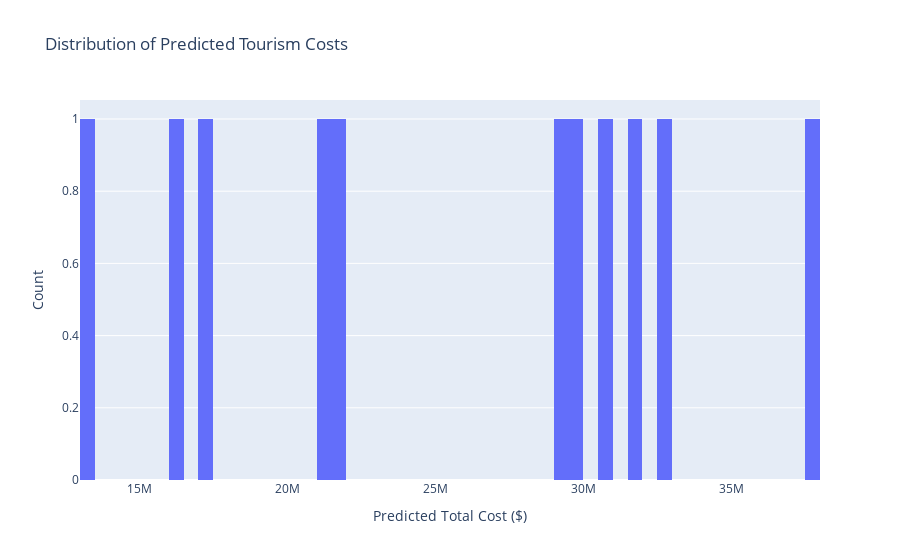
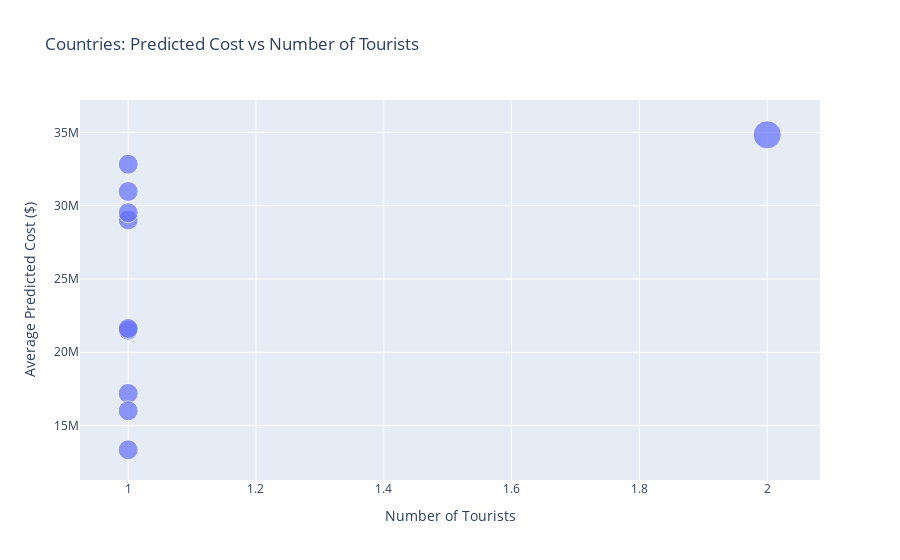

The cell these charts' notebook holds for them, in order:
### Code cell
def run_competition_predictions():
    """
    Generate final predictions for the tourism cost competition
    """
    print("🏆 TOURISM COST PREDICTION COMPETITION")
    print("="*60)
    print("Generating predictions for Tanzania tourism expenditure dataset")
    
    # Verify we have everything needed
    if ml_results is None:
        print("❌ ML models not trained yet. Please run the ML analysis first.")
        return None
    
    if test_df is None:
        print("❌ Test data not loaded. Please check data loading.")
        return None
    
    print(f"✅ Training data: {len(ml_results['feature_data'])} samples")
    print(f"✅ Test data: {len(test_df)} samples to predict")
    print(f"✅ Trained models available: {list(ml_results['supervised_models'].keys())}")
    
    # Check model performance to select best model
    model_performance = ml_results['model_results']
    best_model = max(model_performance.keys(), key=lambda x: model_performance[x]['R2'])
    
    print(f"\n📊 MODEL PERFORMANCE COMPARISON:")
    for model_name, metrics in model_performance.items():
        marker = "🏆" if model_name == best_model else "  "
        print(f"{marker} {model_name}: R² = {metrics['R2']:.4f}, RMSE = ${metrics['RMSE']:,.2f}")
    
    print(f"\n🎯 Selected model: {best_model}")
    
    # Generate predictions
    submission_df, test_engineered = predict_test_costs_final(ml_results, test_df, best_model)
    
    # Display comprehensive predictions table
    display_predictions_table(submission_df, num_rows=25)
    
    # Analyze predictions by categories
    analyze_final_predictions(submission_df, test_engineered)
    
    # Save submission file
    submission_path = save_final_submission(submission_df)
    
    # Create summary visualizations
    create_final_prediction_plots(submission_df, test_engineered)
    
    print(f"\n🎉 COMPETITION SUBMISSION READY!")
    print(f"File: {submission_path}")
    print(f"Total predictions: {len(submission_df)}")
    print(f"Model used: {best_model}")
    
    return {
        'submission_df': submission_df,
        'test_data': test_engineered,
        'model_used': best_model,
        'file_path': submission_path
    }

def analyze_final_predictions(submission_df, test_data):
    """
    Analyze the final predictions by different tourist characteristics
    """
    print(f"\n🔍 PREDICTION ANALYSIS BY TOURIST CHARACTERISTICS")
    print("="*55)
    
    # Merge predictions with test data
    analysis_df = test_data.merge(submission_df, on='ID')
    
    # Analysis by country (top 10)
    print(f"\n🌍 TOP 10 COUNTRIES BY AVERAGE PREDICTED COST:")
    country_stats = analysis_df.groupby('country')['total_cost'].agg(['mean', 'count', 'std']).sort_values('mean', ascending=False)
    for i, (country, stats) in enumerate(country_stats.head(10).iterrows(), 1):
        std_val = stats['std'] if not pd.isna(stats['std']) else 0
        print(f"{i:2d}. {country.upper():<20} Avg: ${stats['mean']:>8,.0f} | Count: {int(stats['count']):>3d} | Std: ${std_val:>8,.0f}")
    
    # Analysis by purpose
    print(f"\n🎯 AVERAGE PREDICTED COST BY TRAVEL PURPOSE:")
    purpose_stats = analysis_df.groupby('purpose')['total_cost'].agg(['mean', 'count']).sort_values('mean', ascending=False)
    for purpose, stats in purpose_stats.iterrows():
        print(f"   {purpose.title():<30} Avg: ${stats['mean']:>8,.0f} | Count: {int(stats['count']):>3d}")
    
    # Analysis by age group
    print(f"\n👥 AVERAGE PREDICTED COST BY AGE GROUP:")
    age_stats = analysis_df.groupby('age_group')['total_cost'].agg(['mean', 'count']).sort_values('mean', ascending=False)
    for age, stats in age_stats.iterrows():
        print(f"   {age:<15} Avg: ${stats['mean']:>8,.0f} | Count: {int(stats['count']):>3d}")
    
    # Analysis by main activity
    print(f"\n🎭 TOP 5 ACTIVITIES BY AVERAGE PREDICTED COST:")
    activity_stats = analysis_df.groupby('main_activity')['total_cost'].agg(['mean', 'count']).sort_values('mean', ascending=False)
    for i, (activity, stats) in enumerate(activity_stats.head(5).iterrows(), 1):
        print(f"{i}. {activity.title():<25} Avg: ${stats['mean']:>8,.0f} | Count: {int(stats['count']):>3d}")

def create_final_prediction_plots(submission_df, test_data):
    """
    Create visualizations for the final predictions
    """
    print(f"\n📈 Creating final prediction visualizations...")
    
    # Merge for analysis
    plot_data = test_data.merge(submission_df, on='ID')
    
    # Create comprehensive visualization
    fig, axes = plt.subplots(2, 3, figsize=(18, 12))
    fig.suptitle('Tourism Cost Predictions - Final Analysis', fontsize=16, fontweight='bold')
    
    # 1. Distribution of predicted costs
    axes[0,0].hist(plot_data['total_cost'], bins=50, alpha=0.7, color='skyblue', edgecolor='black')
    axes[0,0].set_title('Distribution of Predicted Costs')
    axes[0,0].set_xlabel('Predicted Total Cost ($)')
    axes[0,0].set_ylabel('Frequency')
    axes[0,0].axvline(plot_data['total_cost'].mean(), color='red', linestyle='--', label=f"Mean: ${plot_data['total_cost'].mean():,.0f}")
    axes[0,0].legend()
    
    # 2. Top countries by average cost
    top_countries = plot_data.groupby('country')['total_cost'].mean().sort_values(ascending=True).tail(10)
    axes[0,1].barh(range(len(top_countries)), top_countries.values, color='lightcoral')
    axes[0,1].set_yticks(range(len(top_countries)))
    axes[0,1].set_yticklabels([c.title() for c in top_countries.index])
    axes[0,1].set_title('Top 10 Countries by Avg Predicted Cost')
    axes[0,1].set_xlabel('Average Predicted Cost ($)')
    
    # 3. Cost by purpose
    purpose_costs = plot_data.groupby('purpose')['total_cost'].mean().sort_values(ascending=True)
    axes[0,2].barh(range(len(purpose_costs)), purpose_costs.values, color='lightgreen')
    axes[0,2].set_yticks(range(len(purpose_costs)))
    axes[0,2].set_yticklabels([p.title() for p in purpose_costs.index])
    axes[0,2].set_title('Average Predicted Cost by Purpose')
    axes[0,2].set_xlabel('Average Predicted Cost ($)')
    
    # 4. Cost by age group
    age_costs = plot_data.groupby('age_group')['total_cost'].mean().sort_values()
    axes[1,0].bar(age_costs.index, age_costs.values, color='orange', alpha=0.7)
    axes[1,0].set_title('Average Predicted Cost by Age Group')
    axes[1,0].set_xlabel('Age Group')
    axes[1,0].set_ylabel('Average Predicted Cost ($)')
    axes[1,0].tick_params(axis='x', rotation=45)
    
    # 5. Cost vs nights - handle float values properly
    plot_data['total_nights'] = plot_data['night_mainland'] + plot_data['night_zanzibar']
    nights_cost = plot_data.groupby('total_nights')['total_cost'].mean()
    axes[1,1].plot(nights_cost.index, nights_cost.values, marker='o', color='purple', linewidth=2)
    axes[1,1].set_title('Predicted Cost vs Total Nights')
    axes[1,1].set_xlabel('Total Nights')
    axes[1,1].set_ylabel('Average Predicted Cost ($)')
    axes[1,1].grid(True, alpha=0.3)
    
    # 6. Cost distribution by tour arrangement
    tour_data = [plot_data[plot_data['tour_arrangement'] == arr]['total_cost'] for arr in plot_data['tour_arrangement'].unique()]
    tour_labels = [arr.title() for arr in plot_data['tour_arrangement'].unique()]
    axes[1,2].boxplot(tour_data, labels=tour_labels)
    axes[1,2].set_title('Cost Distribution by Tour Arrangement')
    axes[1,2].set_ylabel('Predicted Cost ($)')
    axes[1,2].tick_params(axis='x', rotation=45)
    
    plt.tight_layout()
    plt.show()
    
    # Interactive plots with Plotly
    print("Creating interactive visualizations...")
    
    # Interactive cost distribution
    fig1 = px.histogram(plot_data, x='total_cost', nbins=50, 
                       title='Distribution of Predicted Tourism Costs')
    fig1.update_layout(xaxis_title='Predicted Total Cost ($)', yaxis_title='Count')
    fig1.show()
    
    # Interactive country analysis
    country_summary = plot_data.groupby('country').agg({
        'total_cost': ['mean', 'count']
    }).round(2)
    country_summary.columns = ['avg_cost', 'count']
    country_summary = country_summary.reset_index()
    
    fig2 = px.scatter(country_summary, x='count', y='avg_cost', 
                     hover_data=['country'], size='count',
                     title='Countries: Predicted Cost vs Number of Tourists')
    fig2.update_layout(xaxis_title='Number of Tourists', yaxis_title='Average Predicted Cost ($)')
    fig2.show()

# Run the final competition predictions
competition_results = run_competition_predictions()

### Figure 1 — Plotly figure (JSON) as saved in the notebook; plotly's stock layout.template omitted (floating-point values rounded to 4 significant figures)
{"data": [{"bingroup": "x", "hovertemplate": "total_cost=%{x}<br>count=%{y}<extra></extra>", "legendgroup": "", "marker": {"color": "#636efa", "pattern": {"shape": ""}}, "name": "", "nbinsx": 50, "orientation": "v", "showlegend": false, "type": "histogram", "x": [16000000.0, 37750000.0, 29530000.0, 17190000.0, 30970000.0, 29030000.0, 13340000.0, 31930000.0, 21500000.0, 21620000.0, 32830000.0], "xaxis": "x", "yaxis": "y"}], "layout": {"barmode": "relative", "legend": {"tracegroupgap": 0}, "title": {"text": "Distribution of Predicted Tourism Costs"}, "xaxis": {"anchor": "y", "domain": [0, 1], "title": {"text": "Predicted Total Cost ($)"}}, "yaxis": {"anchor": "x", "domain": [0, 1], "title": {"text": "Count"}}}}

### Figure 2 — Plotly figure (JSON) as saved in the notebook; plotly's stock layout.template omitted (floating-point values rounded to 4 significant figures)
{"data": [{"customdata": [["germany"], ["italy"], ["kenya"], ["netherlands"], ["singapore"], ["south africa"], ["sweden"], ["uae"], ["united kingdom"], ["united states of america"]], "hovertemplate": "count=%{marker.size}<br>avg_cost=%{y}<br>country=%{customdata[0]}<extra></extra>", "legendgroup": "", "marker": {"color": "#636efa", "size": [1, 1, 1, 1, 1, 1, 1, 1, 1, 2], "sizemode": "area", "sizeref": 0.005, "symbol": "circle"}, "mode": "markers", "name": "", "orientation": "v", "showlegend": false, "type": "scatter", "x": [1, 1, 1, 1, 1, 1, 1, 1, 1, 2], "xaxis": "x", "y": [29030000.0, 17190000.0, 30970000.0, 21500000.0, 29530000.0, 21620000.0, 16000000.0, 13340000.0, 32830000.0, 34840000.0], "yaxis": "y"}], "layout": {"legend": {"itemsizing": "constant", "tracegroupgap": 0}, "title": {"text": "Countries: Predicted Cost vs Number of Tourists"}, "xaxis": {"anchor": "y", "domain": [0, 1], "title": {"text": "Number of Tourists"}}, "yaxis": {"anchor": "x", "domain": [0, 1], "title": {"text": "Average Predicted Cost ($)"}}}}
